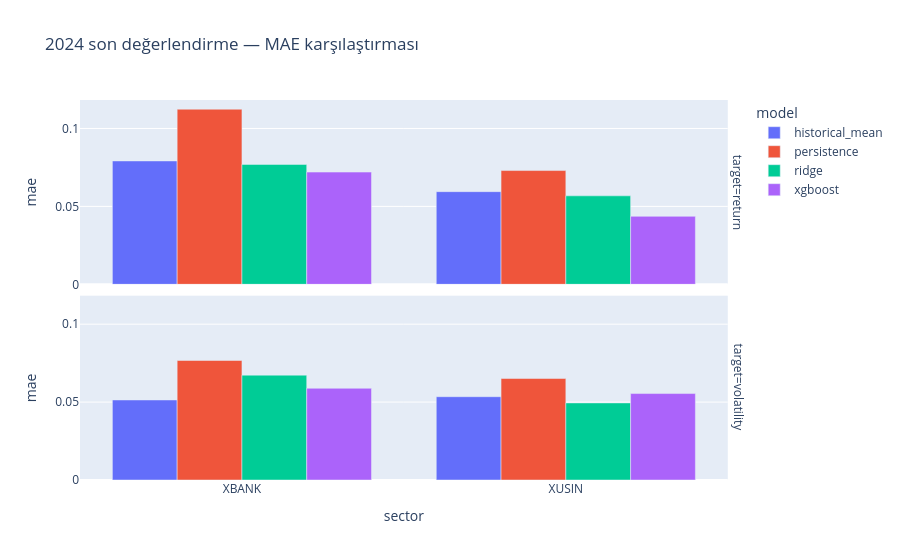
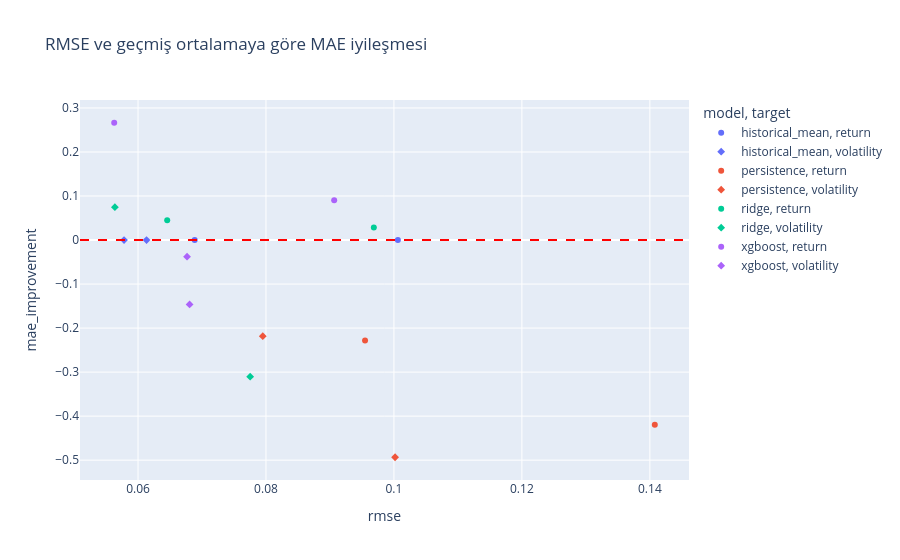

Notebook cell for these charts, in order:
### Code cell
px.bar(metrics_table,x="sector",y="mae",color="model",facet_row="target",barmode="group",title="2024 son değerlendirme — MAE karşılaştırması").show()
fig=px.scatter(metrics_table,x="rmse",y="mae_improvement",color="model",symbol="target",hover_name="sector",title="RMSE ve geçmiş ortalamaya göre MAE iyileşmesi")
fig.add_hline(y=0,line_dash="dash",line_color="red"); fig.show()

### Figure 1 — Plotly figure (JSON) as saved in the notebook; plotly's stock layout.template omitted (floating-point values rounded to 4 significant figures)
{"data": [{"alignmentgroup": "True", "hovertemplate": "model=historical_mean<br>target=return<br>sector=%{x}<br>mae=%{y}<extra></extra>", "legendgroup": "historical_mean", "marker": {"color": "#636efa", "pattern": {"shape": ""}}, "name": "historical_mean", "offsetgroup": "historical_mean", "orientation": "v", "showlegend": true, "textposition": "auto", "type": "bar", "x": ["XBANK", "XUSIN"], "xaxis": "x2", "y": [0.07916, 0.05945], "yaxis": "y2"}, {"alignmentgroup": "True", "hovertemplate": "model=historical_mean<br>target=volatility<br>sector=%{x}<br>mae=%{y}<extra></extra>", "legendgroup": "historical_mean", "marker": {"color": "#636efa", "pattern": {"shape": ""}}, "name": "historical_mean", "offsetgroup": "historical_mean", "orientation": "v", "showlegend": false, "textposition": "auto", "type": "bar", "x": ["XBANK", "XUSIN"], "xaxis": "x", "y": [0.05136, 0.05345], "yaxis": "y"}, {"alignmentgroup": "True", "hovertemplate": "model=persistence<br>target=return<br>sector=%{x}<br>mae=%{y}<extra></extra>", "legendgroup": "persistence", "marker": {"color": "#EF553B", "pattern": {"shape": ""}}, "name": "persistence", "offsetgroup": "persistence", "orientation": "v", "showlegend": true, "textposition": "auto", "type": "bar", "x": ["XBANK", "XUSIN"], "xaxis": "x2", "y": [0.1124, 0.073], "yaxis": "y2"}, {"alignmentgroup": "True", "hovertemplate": "model=persistence<br>target=volatility<br>sector=%{x}<br>mae=%{y}<extra></extra>", "legendgroup": "persistence", "marker": {"color": "#EF553B", "pattern": {"shape": ""}}, "name": "persistence", "offsetgroup": "persistence", "orientation": "v", "showlegend": false, "textposition": "auto", "type": "bar", "x": ["XBANK", "XUSIN"], "xaxis": "x", "y": [0.07669, 0.06512], "yaxis": "y"}, {"alignmentgroup": "True", "hovertemplate": "model=ridge<br>target=return<br>sector=%{x}<br>mae=%{y}<extra></extra>", "legendgroup": "ridge", "marker": {"color": "#00cc96", "pattern": {"shape": ""}}, "name": "ridge", "offsetgroup": "ridge", "orientation": "v", "showlegend": true, "textposition": "auto", "type": "bar", "x": ["XBANK", "XUSIN"], "xaxis": "x2", "y": [0.07692, 0.05678], "yaxis": "y2"}, {"alignmentgroup": "True", "hovertemplate": "model=ridge<br>target=volatility<br>sector=%{x}<br>mae=%{y}<extra></extra>", "legendgroup": "ridge", "marker": {"color": "#00cc96", "pattern": {"shape": ""}}, "name": "ridge", "offsetgroup": "ridge", "orientation": "v", "showlegend": false, "textposition": "auto", "type": "bar", "x": ["XBANK", "XUSIN"], "xaxis": "x", "y": [0.06729, 0.04946], "yaxis": "y"}, {"alignmentgroup": "True", "hovertemplate": "model=xgboost<br>target=return<br>sector=%{x}<br>mae=%{y}<extra></extra>", "legendgroup": "xgboost", "marker": {"color": "#ab63fa", "pattern": {"shape": ""}}, "name": "xgboost", "offsetgroup": "xgboost", "orientation": "v", "showlegend": true, "textposition": "auto", "type": "bar", "x": ["XBANK", "XUSIN"], "xaxis": "x2", "y": [0.07202, 0.04361], "yaxis": "y2"}, {"alignmentgroup": "True", "hovertemplate": "model=xgboost<br>target=volatility<br>sector=%{x}<br>mae=%{y}<extra></extra>", "legendgroup": "xgboost", "marker": {"color": "#ab63fa", "pattern": {"shape": ""}}, "name": "xgboost", "offsetgroup": "xgboost", "orientation": "v", "showlegend": false, "textposition": "auto", "type": "bar", "x": ["XBANK", "XUSIN"], "xaxis": "x", "y": [0.05887, 0.05547], "yaxis": "y"}], "layout": {"annotations": [{"font": {}, "showarrow": false, "text": "target=volatility", "textangle": 90, "x": 0.98, "xanchor": "left", "xref": "paper", "y": 0.2425, "yanchor": "middle", "yref": "paper"}, {"font": {}, "showarrow": false, "text": "target=return", "textangle": 90, "x": 0.98, "xanchor": "left", "xref": "paper", "y": 0.7575, "yanchor": "middle", "yref": "paper"}], "barmode": "group", "legend": {"title": {"text": "model"}, "tracegroupgap": 0}, "title": {"text": "2024 son değerlendirme — MAE karşılaştırması"}, "xaxis": {"anchor": "y", "domain": [0.0, 0.98], "title": {"text": "sector"}}, "xaxis2": {"anchor": "y2", "domain": [0.0, 0.98], "matches": "x", "showticklabels": false}, "yaxis": {"anchor": "x", "domain": [0.0, 0.485], "title": {"text": "mae"}}, "yaxis2": {"anchor": "x2", "domain": [0.515, 1.0], "matches": "y", "title": {"text": "mae"}}}}

### Figure 2 — Plotly figure (JSON) as saved in the notebook; plotly's stock layout.template omitted (floating-point values rounded to 4 significant figures)
{"data": [{"hovertemplate": "<b>%{hovertext}</b><br><br>model=historical_mean<br>target=return<br>rmse=%{x}<br>mae_improvement=%{y}<extra></extra>", "hovertext": ["XBANK", "XUSIN"], "legendgroup": "historical_mean, return", "marker": {"color": "#636efa", "symbol": "circle"}, "mode": "markers", "name": "historical_mean, return", "orientation": "v", "showlegend": true, "type": "scatter", "x": [0.1006, 0.06886], "xaxis": "x", "y": [0.0, 0.0], "yaxis": "y"}, {"hovertemplate": "<b>%{hovertext}</b><br><br>model=historical_mean<br>target=volatility<br>rmse=%{x}<br>mae_improvement=%{y}<extra></extra>", "hovertext": ["XBANK", "XUSIN"], "legendgroup": "historical_mean, volatility", "marker": {"color": "#636efa", "symbol": "diamond"}, "mode": "markers", "name": "historical_mean, volatility", "orientation": "v", "showlegend": true, "type": "scatter", "x": [0.06133, 0.05781], "xaxis": "x", "y": [0.0, 0.0], "yaxis": "y"}, {"hovertemplate": "<b>%{hovertext}</b><br><br>model=persistence<br>target=return<br>rmse=%{x}<br>mae_improvement=%{y}<extra></extra>", "hovertext": ["XBANK", "XUSIN"], "legendgroup": "persistence, return", "marker": {"color": "#EF553B", "symbol": "circle"}, "mode": "markers", "name": "persistence, return", "orientation": "v", "showlegend": true, "type": "scatter", "x": [0.1408, 0.09548], "xaxis": "x", "y": [-0.4195, -0.2279], "yaxis": "y"}, {"hovertemplate": "<b>%{hovertext}</b><br><br>model=persistence<br>target=volatility<br>rmse=%{x}<br>mae_improvement=%{y}<extra></extra>", "hovertext": ["XBANK", "XUSIN"], "legendgroup": "persistence, volatility", "marker": {"color": "#EF553B", "symbol": "diamond"}, "mode": "markers", "name": "persistence, volatility", "orientation": "v", "showlegend": true, "type": "scatter", "x": [0.1002, 0.0795], "xaxis": "x", "y": [-0.4934, -0.2184], "yaxis": "y"}, {"hovertemplate": "<b>%{hovertext}</b><br><br>model=ridge<br>target=return<br>rmse=%{x}<br>mae_improvement=%{y}<extra></extra>", "hovertext": ["XBANK", "XUSIN"], "legendgroup": "ridge, return", "marker": {"color": "#00cc96", "symbol": "circle"}, "mode": "markers", "name": "ridge, return", "orientation": "v", "showlegend": true, "type": "scatter", "x": [0.09686, 0.06456], "xaxis": "x", "y": [0.02827, 0.04496], "yaxis": "y"}, {"hovertemplate": "<b>%{hovertext}</b><br><br>model=ridge<br>target=volatility<br>rmse=%{x}<br>mae_improvement=%{y}<extra></extra>", "hovertext": ["XBANK", "XUSIN"], "legendgroup": "ridge, volatility", "marker": {"color": "#00cc96", "symbol": "diamond"}, "mode": "markers", "name": "ridge, volatility", "orientation": "v", "showlegend": true, "type": "scatter", "x": [0.07753, 0.05638], "xaxis": "x", "y": [-0.3103, 0.07464], "yaxis": "y"}, {"hovertemplate": "<b>%{hovertext}</b><br><br>model=xgboost<br>target=return<br>rmse=%{x}<br>mae_improvement=%{y}<extra></extra>", "hovertext": ["XBANK", "XUSIN"], "legendgroup": "xgboost, return", "marker": {"color": "#ab63fa", "symbol": "circle"}, "mode": "markers", "name": "xgboost, return", "orientation": "v", "showlegend": true, "type": "scatter", "x": [0.09066, 0.05628], "xaxis": "x", "y": [0.09021, 0.2664], "yaxis": "y"}, {"hovertemplate": "<b>%{hovertext}</b><br><br>model=xgboost<br>target=volatility<br>rmse=%{x}<br>mae_improvement=%{y}<extra></extra>", "hovertext": ["XBANK", "XUSIN"], "legendgroup": "xgboost, volatility", "marker": {"color": "#ab63fa", "symbol": "diamond"}, "mode": "markers", "name": "xgboost, volatility", "orientation": "v", "showlegend": true, "type": "scatter", "x": [0.06806, 0.06766], "xaxis": "x", "y": [-0.1463, -0.03784], "yaxis": "y"}], "layout": {"legend": {"title": {"text": "model, target"}, "tracegroupgap": 0}, "shapes": [{"line": {"color": "red", "dash": "dash"}, "type": "line", "x0": 0, "x1": 1, "xref": "x domain", "y0": 0, "y1": 0, "yref": "y"}], "title": {"text": "RMSE ve geçmiş ortalamaya göre MAE iyileşmesi"}, "xaxis": {"anchor": "y", "domain": [0.0, 1.0], "title": {"text": "rmse"}}, "yaxis": {"anchor": "x", "domain": [0.0, 1.0], "title": {"text": "mae_improvement"}}}}
